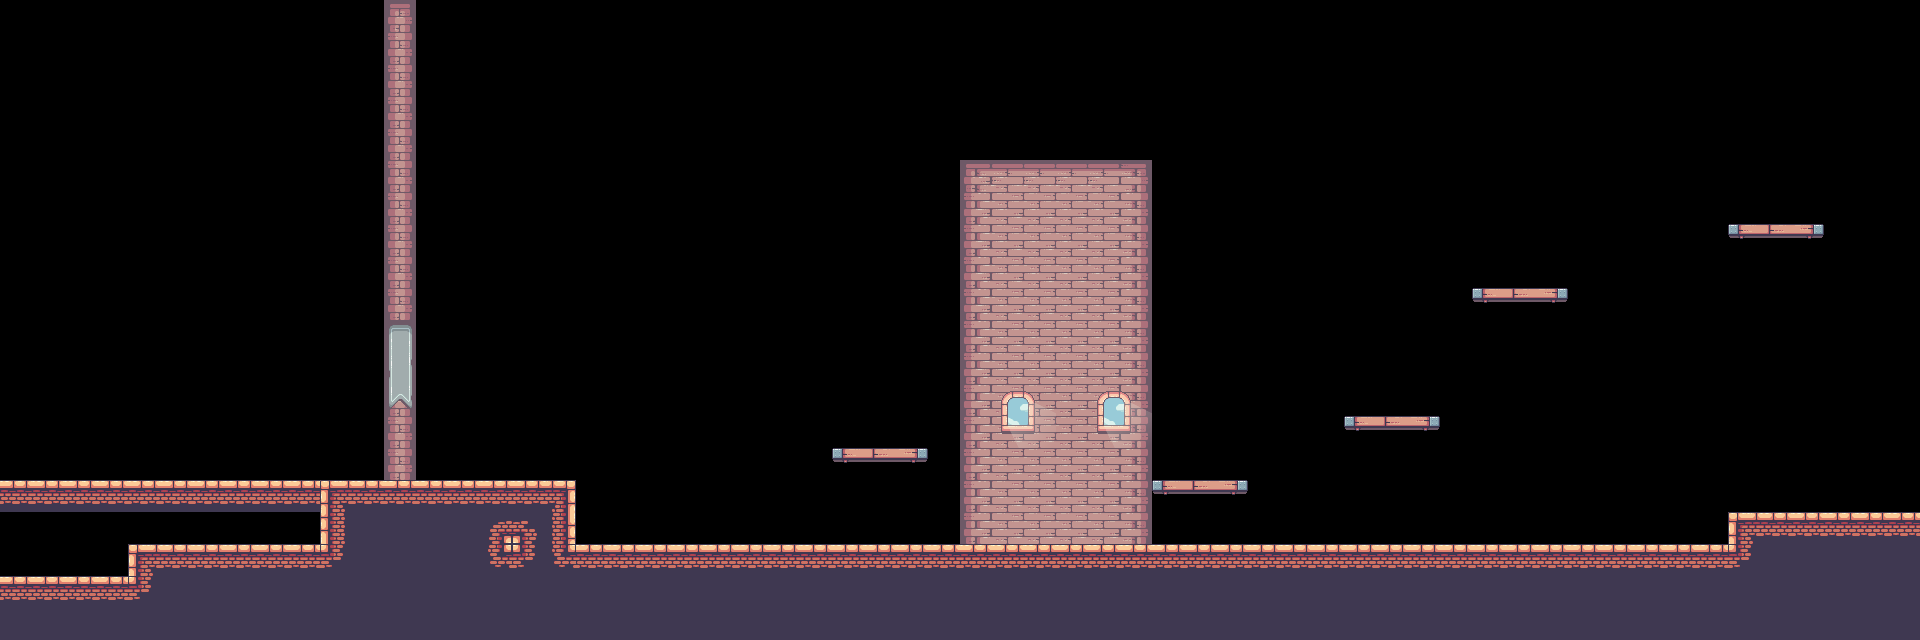

The image is a tile-based game level rendered from a .tmx file. Its description and source (layers, tilesets, objects; grid data summarised) follow:
An orthogonal 60x20 tile map with 32x32 px tiles, 3 tile layers (Tile Layer 2, Tile Layer 3, Collision), 2 tilesets.

<map version="1.2" tiledversion="1.3.5" orientation="orthogonal" renderorder="right-down" width="60" height="20" tilewidth="32" tileheight="32" infinite="0" nextlayerid="4" nextobjectid="1">
 <tileset firstgid="1" name="Terrain (32x32)" tilewidth="32" tileheight="32" tilecount="247" columns="19">
  <image source="14-TileSets/Terrain (32x32).png" width="608" height="416" />
 </tileset>
 <tileset firstgid="248" name="Decorations (32x32)" tilewidth="32" tileheight="32" tilecount="42" columns="7">
  <image source="14-TileSets/Decorations (32x32).png" width="224" height="192" />
 </tileset>
 <layer id="2" name="Tile Layer 2" width="60" height="20">
  <data>[1200 cells, 191 non-empty, 13 distinct tile ids]</data>
 </layer>
 <layer id="3" name="Tile Layer 3" width="60" height="20">
  <data>[1200 cells, 11 non-empty, 7 distinct tile ids]</data>
 </layer>
 <layer id="1" name="Collision" width="60" height="20">
  <data>[1200 cells, 385 non-empty, 17 distinct tile ids]</data>
 </layer>
</map>
